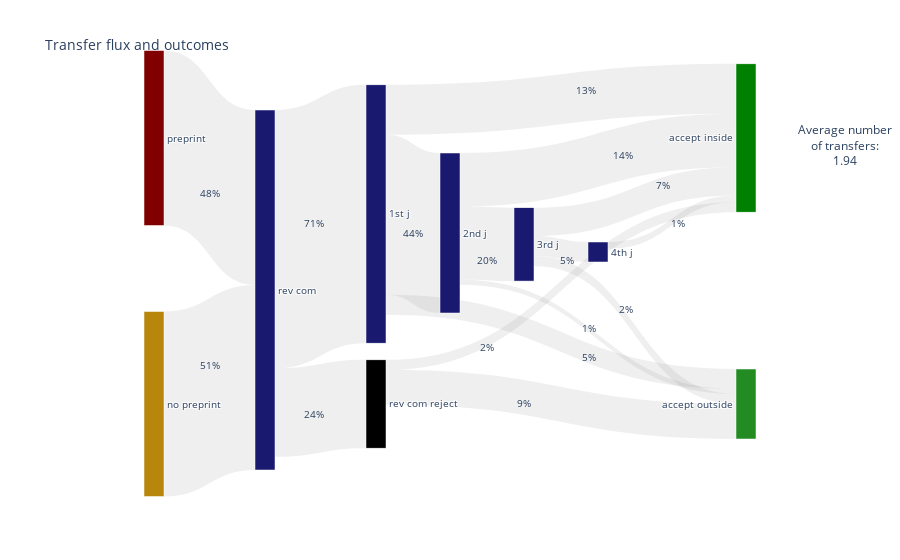

Source (notebook cell):
### Code cell
fig = go.Figure(data=[
    go.Sankey(
        # arrangement="snap",   
        node = {
            "pad": 20,
            "thickness": 20,
            "line":{"color": "white", "width": 0.5},
            "label": nodes['label'],
            "x":     nodes['x'],
            "y":     nodes['y'],
            "color": nodes['colors'],
        },
        link = {
            "source": sources,
            "target": targets,
            "value":  values,
            "color": "rgba(100, 100, 100, 0.1)",
            "label": percentages,
        },
    )
])
for i in range(len(flows)):
    fig.add_annotation(
        xref="paper", yref="paper",
        x=annot_coord['x'][i], y=annot_coord['y'][i],
        text=percentages[i],
        showarrow=False
)
fig.add_annotation(
    x=1.1, y=0.95, xref="paper", yref="paper",
    text=f"Average number<br>of transfers:<br>{avg_transfer:.2f}",
    showarrow=False,
    font={"size": 12}
)
fig.update_layout(title_text="Transfer flux and outcomes", font_size=10)
fig.show()
fig.write_image("./img/manu_flow.png")

### Figure 1 — Plotly figure (JSON) as saved in the notebook; plotly's stock layout.template omitted (floating-point values rounded to 4 significant figures)
{"data": [{"link": {"color": "rgba(100, 100, 100, 0.1)", "label": ["48%", "51%", "24%", "71%", "2%", "9%", "44%", "13%", "5%", "20%", "14%", "1%", "5%", "7%", "2%", "1%", "0%"], "source": [0, 1, 2, 2, 3, 3, 4, 4, 4, 5, 5, 5, 6, 6, 6, 7, 7], "target": [2, 2, 3, 4, 8, 9, 5, 8, 9, 6, 8, 9, 7, 8, 9, 8, 9], "value": [105, 111, 53, 155, 6, 21, 96, 30, 12, 44, 32, 3, 12, 17, 6, 4, 0]}, "node": {"color": ["maroon", "darkgoldenrod", "midnightblue", "black", "midnightblue", "midnightblue", "midnightblue", "midnightblue", "green", "forestgreen"], "label": ["preprint", "no preprint", "rev com", "rev com reject", "1st j", "2nd j", "3rd j", "4th j", "accept inside", "accept outside"], "line": {"color": "white", "width": 0.5}, "pad": 20, "thickness": 20, "x": [0.1, 0.1, 0.25, 0.4, 0.4, 0.5, 0.6, 0.7, 0.9, 0.9], "y": [0.1, 0.8, 0.5, 0.8, 0.3, 0.35, 0.38, 0.4, 0.1, 0.8]}, "type": "sankey"}], "layout": {"annotations": [{"showarrow": false, "text": "48%", "x": 0.16, "xref": "paper", "y": 0.78, "yref": "paper"}, {"showarrow": false, "text": "51%", "x": 0.16, "xref": "paper", "y": 0.28, "yref": "paper"}, {"showarrow": false, "text": "24%", "x": 0.3, "xref": "paper", "y": 0.15, "yref": "paper"}, {"showarrow": false, "text": "71%", "x": 0.3, "xref": "paper", "y": 0.7, "yref": "paper"}, {"showarrow": false, "text": "2%", "x": 0.55, "xref": "paper", "y": 0.35, "yref": "paper"}, {"showarrow": false, "text": "9%", "x": 0.6, "xref": "paper", "y": 0.18, "yref": "paper"}, {"showarrow": false, "text": "44%", "x": 0.45, "xref": "paper", "y": 0.65, "yref": "paper"}, {"showarrow": false, "text": "13%", "x": 0.7, "xref": "paper", "y": 1.05, "yref": "paper"}, {"showarrow": false, "text": "5%", "x": 0.7, "xref": "paper", "y": 0.3, "yref": "paper"}, {"showarrow": false, "text": "20%", "x": 0.55, "xref": "paper", "y": 0.58, "yref": "paper"}, {"showarrow": false, "text": "14%", "x": 0.75, "xref": "paper", "y": 0.88, "yref": "paper"}, {"showarrow": false, "text": "1%", "x": 0.7, "xref": "paper", "y": 0.4, "yref": "paper"}, {"showarrow": false, "text": "5%", "x": 0.67, "xref": "paper", "y": 0.58, "yref": "paper"}, {"showarrow": false, "text": "7%", "x": 0.8, "xref": "paper", "y": 0.8, "yref": "paper"}, {"showarrow": false, "text": "2%", "x": 0.75, "xref": "paper", "y": 0.45, "yref": "paper"}, {"showarrow": false, "text": "1%", "x": 0.82, "xref": "paper", "y": 0.7, "yref": "paper"}, {"showarrow": false, "text": "0%", "x": 10, "xref": "paper", "y": 10, "yref": "paper"}, {"font": {"size": 12}, "showarrow": false, "text": "Average number<br>of transfers:<br>1.94", "x": 1.1, "xref": "paper", "y": 0.95, "yref": "paper"}], "font": {"size": 10}, "title": {"text": "Transfer flux and outcomes"}}}
